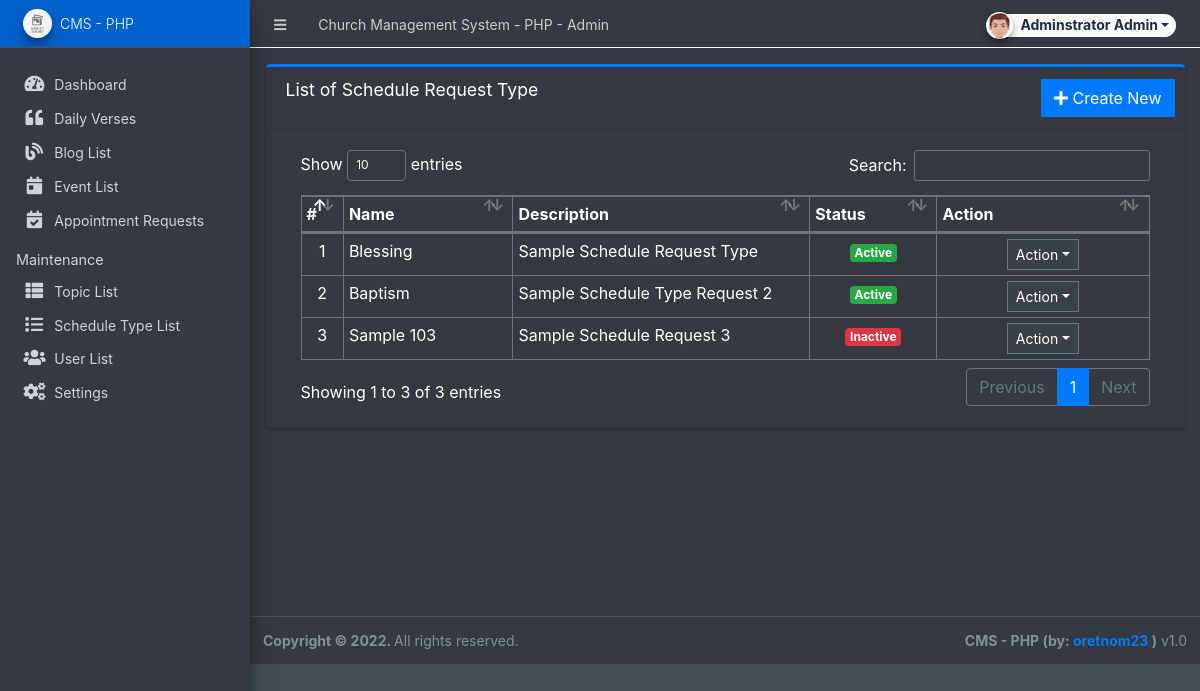
Page /admin/?page=maintenance/sched_type (signed in) on the committed database.
### tables this page shows
CREATE TABLE `schedule_type` (
  `id` int(11) NOT NULL,
  `sched_type` text NOT NULL,
  `description` text NOT NULL,
  `status` tinyint(1) NOT NULL DEFAULT 1
);

### admin/maintenance/sched_type.php (the view, shortened to what this page needs)
<div class="card card-outline card-primary">
	<div class="card-header">
		<h3 class="card-title">List of Schedule Request Type</h3>
		<div class="card-tools">
			<a href="?page=maintenance/manage_sched_type" class="btn btn-flat btn-primary"><span class="fas fa-plus"></span>  Create New</a>
		</div>
	</div>
	<div class="card-body">
		<div class="container-fluid">
        <div class="container-fluid">
			<table class="table table-bordered table-stripped">
				<colgroup>
					<col width="5%">
					<col width="20%">
					<col width="35%">
					<col width="15%">
					<col width="25%">
				</colgroup>
				<thead>
					<tr>
						<th>#</th>
						<th>Name</th>
						<th>Description</th>
						<th>Status</th>
						<th>Action</th>
					</tr>
				</thead>
				<tbody>
					<?php
					$i = 1;
						$qry = $conn->query("SELECT * from `schedule_type` order by unix_timestamp(sched_type) desc ");
						while($row = $qry->fetch_assoc()):
                            $row['description'] = strip_tags(stripslashes(html_entity_decode($row['description'])));
					?>
						<tr>
							<td class="text-center"><?php echo $i++; ?></td>
							<td><?php echo $row['sched_type'] ?></td>
							<td ><p class="truncate-1 m-0"><?php echo $row['description'] ?></p></td>
							<td class="text-center">
                                <?php if($row['status'] == 1): ?>
                                    <span class="badge badge-success">Active</span>
                                <?php else: ?>
                                    <span class="badge badge-danger">Inactive</span>
                                <?php endif; ?>
                            </td>
							<td align="center">
								 <button type="button" class="btn btn-flat btn-default btn-sm dropdown-toggle dropdown-icon" data-toggle="dropdown">
				                  		Action
				                  </button>
							</td>
						</tr>
					<?php endwhile; ?>
				</tbody>
			</table>
		</div>
		</div>
	</div>
</div>

### rows in the picture
schedule_type: sched_type "Blessing", description "Sample Schedule Request Type", status "Active"
schedule_type: sched_type "Baptism", description "Sample Schedule Type Request 2", status "Active"
schedule_type: sched_type "Sample 103", description "Sample Schedule Request 3", status "Inactive"

### other values in the picture
$_settings->info('name') "Church Management System - PHP"
$_settings->userdata('firstname').' '.$_settings->userdata('lastname') "Adminstrator Admin"
$_settings->info('short_name') "CMS - PHP"
